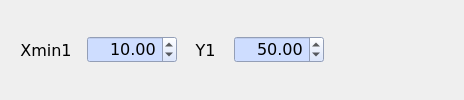
         <widget class="QWidget" name="layoutWidget18_3">
          <property name="font">
           <font>
            <family>Verdana</family>
            <pointsize>12</pointsize>
            <italic>false</italic>
            <bold>false</bold>
           </font>
          </property>
          <layout class="QHBoxLayout" name="horizontalLayout_50">
           <item>
            <widget class="QLabel" name="label_91">
             <property name="minimumSize">
              <size>
               <width>70</width>
               <height>0</height>
              </size>
             </property>
             <property name="maximumSize">
              <size>
               <width>70</width>
               <height>16777215</height>
              </size>
             </property>
             <property name="palette">
              <palette>
               <active>
                <colorrole role="Button">
                 <brush brushstyle="SolidPattern">
                  <color alpha="255">
                   <red>221</red>
                   <green>221</green>
                   <blue>221</blue>
                  </color>
                 </brush>
                </colorrole>
                <colorrole role="Base">
                 <brush brushstyle="SolidPattern">
                  <color alpha="255">
                   <red>221</red>
                   <green>221</green>
                   <blue>221</blue>
                  </color>
                 </brush>
                </colorrole>
                <colorrole role="Window">
                 <brush brushstyle="SolidPattern">
                  <color alpha="255">
                   <red>221</red>
                   <green>221</green>
                   <blue>221</blue>
                  </color>
                 </brush>
                </colorrole>
               </active>
               <inactive>
                <colorrole role="Button">
                 <brush brushstyle="SolidPattern">
                  <color alpha="255">
                   <red>221</red>
                   <green>221</green>
                   <blue>221</blue>
                  </color>
                 </brush>
                </colorrole>
                <colorrole role="Base">
                 <brush brushstyle="SolidPattern">
                  <color alpha="255">
                   <red>221</red>
                   <green>221</green>
                   <blue>221</blue>
                  </color>
                 </brush>
                </colorrole>
                <colorrole role="Window">
                 <brush brushstyle="SolidPattern">
                  <color alpha="255">
                   <red>221</red>
                   <green>221</green>
                   <blue>221</blue>
                  </color>
                 </brush>
                </colorrole>
               </inactive>
               <disabled>
                <colorrole role="Button">
                 <brush brushstyle="SolidPattern">
                  <color alpha="255">
                   <red>221</red>
                   <green>221</green>
                   <blue>221</blue>
                  </color>
                 </brush>
                </colorrole>
                <colorrole role="Base">
                 <brush brushstyle="SolidPattern">
                  <color alpha="255">
                   <red>221</red>
                   <green>221</green>
                   <blue>221</blue>
                  </color>
                 </brush>
                </colorrole>
                <colorrole role="Window">
                 <brush brushstyle="SolidPattern">
                  <color alpha="255">
                   <red>221</red>
                   <green>221</green>
                   <blue>221</blue>
                  </color>
                 </brush>
                </colorrole>
               </disabled>
              </palette>
             </property>
             <property name="font">
              <font>
               <family>Verdana</family>
               <pointsize>12</pointsize>
               <italic>false</italic>
               <bold>false</bold>
              </font>
             </property>
             <property name="layoutDirection">
              <enum>Qt::LeftToRight</enum>
             </property>
             <property name="autoFillBackground">
              <bool>false</bool>
             </property>
             <property name="frameShadow">
              <enum>QFrame::Sunken</enum>
             </property>
             <property name="text">
              <string>Xmin1</string>
             </property>
             <property name="alignment">
              <set>Qt::AlignCenter</set>
             </property>
            </widget>
           </item>
           <item>
            <widget class="QDoubleSpinBox" name="xp1_3">
             <property name="minimumSize">
              <size>
               <width>90</width>
               <height>0</height>
              </size>
             </property>
             <property name="maximumSize">
              <size>
               <width>90</width>
               <height>16777215</height>
              </size>
             </property>
             <property name="styleSheet">
              <string notr="true">background-color: rgb(206, 221, 255);
font: 12pt &quot;Verdana&quot;;</string>
             </property>
             <property name="alignment">
              <set>Qt::AlignRight|Qt::AlignTrailing|Qt::AlignVCenter</set>
             </property>
             <property name="minimum">
              <double>-10000.000000000000000</double>
             </property>
             <property name="maximum">
              <double>10000.000000000000000</double>
             </property>
             <property name="singleStep">
              <double>10.000000000000000</double>
             </property>
             <property name="value">
              <double>10.000000000000000</double>
             </property>
            </widget>
           </item>
           <item>
            <widget class="QLabel" name="label_92">
             <property name="minimumSize">
              <size>
               <width>45</width>
               <height>0</height>
              </size>
             </property>
             <property name="maximumSize">
              <size>
               <width>45</width>
               <height>16777215</height>
              </size>
             </property>
             <property name="palette">
              <palette>
               <active>
                <colorrole role="Button">
                 <brush brushstyle="SolidPattern">
                  <color alpha="255">
                   <red>221</red>
                   <green>221</green>
                   <blue>221</blue>
                  </color>
                 </brush>
                </colorrole>
                <colorrole role="Base">
                 <brush brushstyle="SolidPattern">
                  <color alpha="255">
                   <red>221</red>
                   <green>221</green>
                   <blue>221</blue>
                  </color>
                 </brush>
                </colorrole>
                <colorrole role="Window">
                 <brush brushstyle="SolidPattern">
                  <color alpha="255">
                   <red>221</red>
                   <green>221</green>
                   <blue>221</blue>
                  </color>
                 </brush>
                </colorrole>
               </active>
               <inactive>
                <colorrole role="Button">
                 <brush brushstyle="SolidPattern">
                  <color alpha="255">
                   <red>221</red>
                   <green>221</green>
                   <blue>221</blue>
                  </color>
                 </brush>
                </colorrole>
                <colorrole role="Base">
                 <brush brushstyle="SolidPattern">
                  <color alpha="255">
                   <red>221</red>
                   <green>221</green>
                   <blue>221</blue>
                  </color>
                 </brush>
                </colorrole>
                <colorrole role="Window">
                 <brush brushstyle="SolidPattern">
                  <color alpha="255">
                   <red>221</red>
                   <green>221</green>
                   <blue>221</blue>
                  </color>
                 </brush>
                </colorrole>
               </inactive>
               <disabled>
                <colorrole role="Button">
                 <brush brushstyle="SolidPattern">
                  <color alpha="255">
                   <red>221</red>
                   <green>221</green>
                   <blue>221</blue>
                  </color>
                 </brush>
                </colorrole>
                <colorrole role="Base">
                 <brush brushstyle="SolidPattern">
                  <color alpha="255">
                   <red>221</red>
                   <green>221</green>
                   <blue>221</blue>
                  </color>
                 </brush>
                </colorrole>
                <colorrole role="Window">
                 <brush brushstyle="SolidPattern">
                  <color alpha="255">
                   <red>221</red>
                   <green>221</green>
                   <blue>221</blue>
                  </color>
                 </brush>
                </colorrole>
               </disabled>
              </palette>
             </property>
             <property name="font">
              <font>
               <family>Verdana</family>
               <pointsize>12</pointsize>
               <italic>false</italic>
               <bold>false</bold>
              </font>
             </property>
             <property name="layoutDirection">
              <enum>Qt::LeftToRight</enum>
             </property>
             <property name="autoFillBackground">
              <bool>false</bool>
             </property>
             <property name="frameShadow">
              <enum>QFrame::Sunken</enum>
             </property>
             <property name="text">
              <string>Y1</string>
             </property>
             <property name="alignment">
              <set>Qt::AlignCenter</set>
             </property>
            </widget>
           </item>
           <item>
            <widget class="QDoubleSpinBox" name="yp1_3">
             <property name="minimumSize">
              <size>
               <width>90</width>
               <height>0</height>
              </size>
             </property>
             <property name="maximumSize">
              <size>
               <width>90</width>
               <height>16777215</height>
              </size>
             </property>
             <property name="styleSheet">
              <string notr="true">background-color: rgb(206, 221, 255);
font: 12pt &quot;Verdana&quot;;</string>
             </property>
             <property name="alignment">
              <set>Qt::AlignRight|Qt::AlignTrailing|Qt::AlignVCenter</set>
             </property>
             <property name="minimum">
              <double>-10000.000000000000000</double>
             </property>
             <property name="maximum">
              <double>10000.000000000000000</double>
             </property>
             <property name="singleStep">
              <double>10.000000000000000</double>
             </property>
             <property name="value">
              <double>50.000000000000000</double>
             </property>
            </widget>
           </item>
           <item>
            <widget class="QLineEdit" name="ap_3">
             <property name="enabled">
              <bool>false</bool>
             </property>
             <property name="maximumSize">
              <size>
               <width>16777215</width>
               <height>16777215</height>
              </size>
             </property>
             <property name="font">
              <font>
               <family>Verdana</family>
               <pointsize>9</pointsize>
               <italic>false</italic>
               <bold>false</bold>
              </font>
             </property>
             <property name="styleSheet">
              <string notr="true">font: 9pt &quot;Verdana&quot;;</string>
             </property>
             <property name="frame">
              <bool>false</bool>
             </property>
             <property name="alignment">
              <set>Qt::AlignLeading|Qt::AlignLeft|Qt::AlignVCenter</set>
             </property>
            </widget>
           </item>
          </layout>
         </widget>
